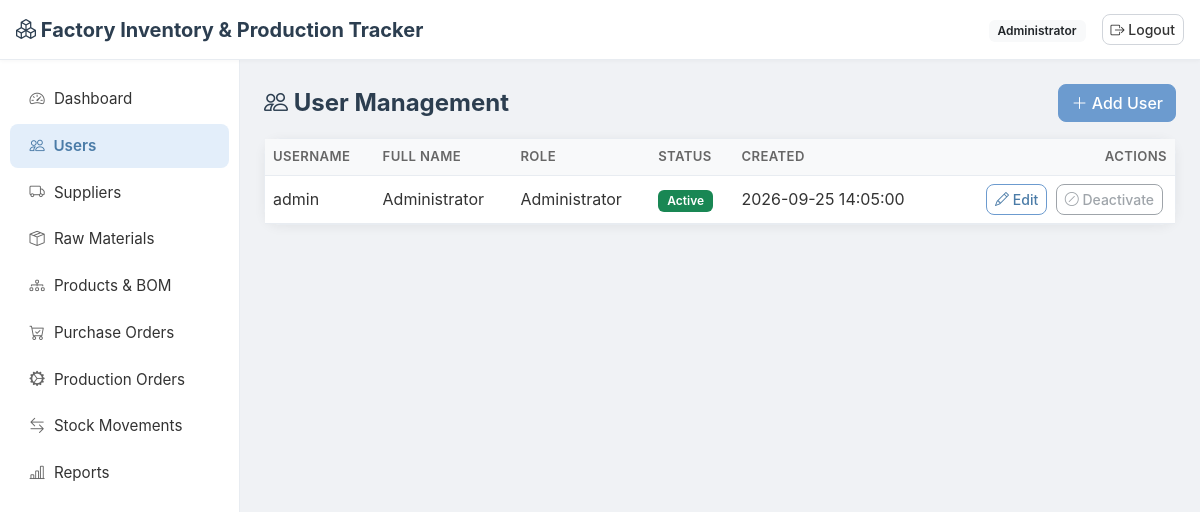
The app's page /modules/users/index.php (signed in) with its own data.
### tables this page shows
CREATE TABLE users (
    user_id INT AUTO_INCREMENT PRIMARY KEY,
    username VARCHAR(50) NOT NULL UNIQUE,
    password_hash VARCHAR(255) NOT NULL,
    full_name VARCHAR(100) NOT NULL,
    role_id INT NOT NULL,
    is_active TINYINT(1) DEFAULT 1,
    created_at DATETIME DEFAULT CURRENT_TIMESTAMP,
    FOREIGN KEY (role_id) REFERENCES roles(role_id)
);

CREATE TABLE roles (
    role_id INT AUTO_INCREMENT PRIMARY KEY,
    role_name VARCHAR(30) NOT NULL UNIQUE
);

### includes/auth.php (called while the page is built, shortened)
<?php
require_once __DIR__ . '/../config/database.php';
require_once __DIR__ . '/functions.php';
function current_user_id() {
    return $_SESSION['user_id'] ?? null;
}
function current_role() {
    return $_SESSION['role_name'] ?? null;
}

### includes/functions.php (called while the page is built, shortened)
<?php
function e($value) {
    return htmlspecialchars($value ?? '', ENT_QUOTES, 'UTF-8');
}
function status_badge_class($status) {
    $map = [
        'Pending'     => 'bg-secondary',
        'Ordered'     => 'bg-info text-dark',
        'Received'    => 'bg-success',
        'Cancelled'   => 'bg-danger',
        'Planned'     => 'bg-secondary',
        'In Progress' => 'bg-warning text-dark',
        'Completed'   => 'bg-success',
        'Active'      => 'bg-success',
        'Inactive'    => 'bg-secondary',
    ];
    return $map[$status] ?? 'bg-secondary';
}
function getAllUsers(PDO $pdo) {
    $stmt = $pdo->query(
        "SELECT u.user_id, u.username, u.full_name, u.is_active, u.created_at,
                r.role_id, r.role_name
         FROM users u
         JOIN roles r ON r.role_id = u.role_id
         ORDER BY u.created_at DESC, u.user_id DESC"
    );
    return $stmt->fetchAll();
}

### modules/users/index.php (the view, shortened to what this page needs)
<?php
require_once __DIR__ . '/../../includes/auth.php';
$users = getAllUsers($pdo);
$active_module = 'users';
require_once __DIR__ . '/../../includes/header.php';
?>
<div class="d-flex justify-content-between align-items-center mb-3">
    <h4 class="mb-0"><i class="bi bi-people"></i> User Management</h4>
    <a href="<?= BASE_URL ?>/modules/users/add.php" class="btn btn-primary">
        <i class="bi bi-plus-lg"></i> Add User
    </a>
</div>
<div class="card">
    <div class="card-body p-0">
        <div class="table-responsive">
            <table class="table table-striped table-bordered mb-0 align-middle">
                <thead class="table-light">
                    <tr>
                        <th>Username</th>
                        <th>Full Name</th>
                        <th>Role</th>
                        <th>Status</th>
                        <th>Created</th>
                        <th class="text-end">Actions</th>
                    </tr>
                </thead>
                <tbody>
                    <?php if (empty($users)): ?>
                        <tr><td colspan="6" class="text-center text-muted py-4">No users found.</td></tr>
                    <?php else: ?>
                        <?php foreach ($users as $u): ?>
                            <tr>
                                <td><?= e($u['username']) ?></td>
                                <td><?= e($u['full_name']) ?></td>
                                <td><?= e($u['role_name']) ?></td>
                                <td>
                                    <span class="badge <?= status_badge_class($u['is_active'] ? 'Active' : 'Inactive') ?>">
                                        <?= $u['is_active'] ? 'Active' : 'Inactive' ?>
                                    </span>
                                </td>
                                <td><?= e($u['created_at']) ?></td>
                                <td class="text-end table-actions">
                                    <a href="<?= BASE_URL ?>/modules/users/edit.php?user_id=<?= (int) $u['user_id'] ?>"
                                       class="btn btn-sm btn-outline-primary">
                                        <i class="bi bi-pencil"></i> Edit
                                    </a>
                                    <?php if ((int) $u['user_id'] === (int) current_user_id()): ?>
                                        <button type="button" class="btn btn-sm btn-outline-secondary" disabled
                                                title="You cannot deactivate your own account">
                                            <i class="bi bi-slash-circle"></i> Deactivate
                                        </button>
                                    <?php endif; ?>
                                </td>
                            </tr>
                        <?php endforeach; ?>
                    <?php endif; ?>
                </tbody>
            </table>
        </div>
    </div>
</div>
<?php require_once __DIR__ . '/../../includes/footer.php'; ?>

### includes/header.php (shortened to what this page needs)
<!DOCTYPE html>
<html lang="en">
<head>
    <link href="https://cdn.jsdelivr.net/npm/bootstrap@5.3.3/dist/css/bootstrap.min.css" rel="stylesheet">
    <link rel="stylesheet" href="https://cdn.jsdelivr.net/npm/bootstrap-icons@1.11.3/font/bootstrap-icons.css">
    <link rel="stylesheet" href="<?= BASE_URL ?>/assets/css/style.css">
</head>
<body>
<nav class="navbar navbar-dark app-navbar px-3">
    <span class="navbar-brand mb-0 h1">
        <i class="bi bi-boxes"></i> Factory Inventory &amp; Production Tracker
    </span>
    <div class="d-flex align-items-center text-white">
        <span class="me-3">
            <i class="bi bi-person-circle"></i>
            <span class="badge bg-light text-dark ms-1"><?= e(current_role()) ?></span>
        </span>
        <a href="<?= BASE_URL ?>/logout.php" class="btn btn-sm btn-outline-light">
            <i class="bi bi-box-arrow-right"></i> Logout
        </a>
    </div>
</nav>
<div class="app-wrapper d-flex">
    <?php require_once __DIR__ . '/sidebar.php'; ?>
    <main class="app-content flex-grow-1 p-4">

### includes/sidebar.php (shortened to what this page needs)
<?php
$role = current_role();
$menu = [
    ['Dashboard',          'dashboard',         '/modules/dashboard/index.php',         'bi-speedometer2',   ['Administrator', 'Inventory Manager', 'Production Manager']],
    ['Users',              'users',             '/modules/users/index.php',             'bi-people',         ['Administrator']],
    ['Suppliers',          'suppliers',         '/modules/suppliers/index.php',         'bi-truck',          ['Administrator', 'Inventory Manager']],
    ['Raw Materials',      'raw_materials',     '/modules/raw_materials/index.php',     'bi-box-seam',       ['Administrator', 'Inventory Manager', 'Production Manager']],
    ['Products & BOM',     'products',          '/modules/products/index.php',          'bi-diagram-3',      ['Administrator', 'Production Manager']],
    ['Purchase Orders',    'purchase_orders',   '/modules/purchase_orders/index.php',   'bi-cart-check',     ['Administrator', 'Inventory Manager']],
    ['Production Orders',  'production_orders', '/modules/production_orders/index.php', 'bi-gear-wide-connected', ['Administrator', 'Production Manager']],
    ['Stock Movements',    'stock_movements',   '/modules/stock_movements/index.php',   'bi-arrow-left-right', ['Administrator', 'Inventory Manager', 'Production Manager']],
    ['Reports',            'reports',           '/modules/reports/index.php',           'bi-bar-chart-line', ['Administrator', 'Inventory Manager', 'Production Manager']],
];
?>
<aside class="app-sidebar">
    <nav class="nav flex-column">
        <?php foreach ($menu as [$label, $key, $url, $icon, $roles_allowed]): ?>
            <?php if (in_array($role, $roles_allowed, true)): ?>
                <a class="nav-link sidebar-link <?= $active_module === $key ? 'active' : '' ?>"
                   href="<?= BASE_URL . $url ?>">
                    <i class="bi <?= $icon ?>"></i> <?= e($label) ?>
                </a>
            <?php endif; ?>
        <?php endforeach; ?>
    </nav>
</aside>

### includes/footer.php (shortened to what this page needs)
    </main>
</div>
</body>
</html>

### assets/css/style.css (style rules this page uses)
:root { --page-bg: #f0f2f5; --sidebar-bg: #ffffff; --card-bg: #ffffff; --input-bg: #ffffff; --border-light: #e8ecf1; --border-input: #d1d5db; --accent: #6c9bcf; --accent-hover: #5a8abf; --accent-tint: #e3eefa; --accent-tint-soft: #f0f7ff; --accent-text: #4a7ba7; --pastel-blue: #a8d5e2; --pastel-green: #a8e6cf; --pastel-yellow: #ffd3b4; --pastel-red: #ff8a8a; --btn-primary: #6c9bcf; --btn-primary-hover: #5a8abf; --btn-success: #7bc8a4; --btn-success-hover: #67b892; --btn-danger: #e88383; --btn-danger-hover: #dd6f6f; --btn-warning: #f5b878; --btn-warning-hover: #eda65c; --text-heading: #2c3e50; --text-body: #333333; --text-secondary: #666666; --text-muted-dk: #8a94a3; --low-stock-bg: #fff0f0; --row-alt: #fafbfc; --row-hover: #f0f7ff; --table-head-bg: #f8f9fa; --radius-card: 16px; --radius-btn: 8px; --radius-input: 8px; --shadow-card: 0 2px 12px rgba(0, 0, 0, 0.06); --shadow-card-hover: 0 6px 20px rgba(0, 0, 0, 0.09); --transition-fast: 0.2s ease; --transition-med: 0.25s ease; }
body { background-color: var(--page-bg); color: var(--text-body); font-family: -apple-system, BlinkMacSystemFont, "Segoe UI", Roboto, "Helvetica Neue", Arial, sans-serif; }
h1, h2, h3, h4, h5, h6 { color: var(--text-heading); font-weight: 700; }
a { color: var(--accent-text); text-decoration: none; }
.app-navbar { background-color: #ffffff; height: 60px; border-bottom: 1px solid var(--border-light); box-shadow: 0 1px 4px rgba(0, 0, 0, 0.04); }
.app-navbar .navbar-brand, .app-navbar .navbar-brand i { color: var(--text-heading); font-weight: 700; }
.app-wrapper { min-height: calc(100vh - 60px); }
.app-content { min-width: 0; padding: 1.5rem; animation: fadeSlideUp 0.35s ease both; }
.app-sidebar { width: 240px; min-width: 240px; background-color: var(--sidebar-bg); min-height: calc(100vh - 60px); padding-top: 1rem; border-right: 1px solid var(--border-light); }
.sidebar-link { color: var(--text-body) !important; padding: 0.65rem 1.25rem; font-size: 0.95rem; border-radius: var(--radius-btn); margin: 0.1rem 0.6rem; border-left: none; transition: background-color var(--transition-fast), color var(--transition-fast); }
.sidebar-link i { width: 20px; display: inline-block; color: var(--text-secondary); }
.sidebar-link.active { background-color: var(--accent-tint); color: var(--accent-text) !important; font-weight: 600; }
.sidebar-link.active i { color: var(--accent-text); }
.card { background-color: var(--card-bg); color: var(--text-body); border: 1px solid var(--border-light); border-radius: var(--radius-card); box-shadow: var(--shadow-card); transition: box-shadow var(--transition-med), transform var(--transition-med); }
.card-body, .card-footer { color: var(--text-body); background: transparent; }
.btn { border-radius: var(--radius-btn); font-weight: 500; transition: background-color var(--transition-fast), box-shadow var(--transition-fast), transform var(--transition-fast); }
.btn-primary { background-color: var(--btn-primary); border-color: var(--btn-primary); color: #ffffff; }
.btn-outline-light { color: var(--text-body); border-color: var(--border-input); background-color: #ffffff; }
.btn-outline-primary, .btn-outline-info { color: var(--accent-text); border-color: var(--accent); background-color: transparent; }
.btn-outline-secondary { color: var(--text-secondary); border-color: var(--border-input); }
.table { --bs-table-bg: #ffffff; --bs-table-color: var(--text-body); --bs-table-border-color: var(--border-light); --bs-table-striped-bg: var(--row-alt); --bs-table-striped-color: var(--text-body); --bs-table-hover-bg: var(--row-hover); --bs-table-hover-color: var(--text-heading); color: var(--text-body); border-collapse: separate; border-spacing: 0; }
.table thead th { background-color: var(--table-head-bg); color: var(--text-secondary); font-weight: 600; font-size: 0.82rem; text-transform: uppercase; letter-spacing: 0.03em; border-bottom: 1px solid var(--border-light); border-top: none; }
.table > :not(caption) > * > * { border-width: 0 0 1px 0; box-shadow: none; }
.table tbody tr { transition: background-color var(--transition-fast); }
.table-actions a, .table-actions button { margin-right: 0.25rem; }
.badge { border-radius: 6px; font-weight: 600; padding: 0.4em 0.75em; }

### records on screen
users: username "admin", full_name "Administrator", role.role_name "Administrator", is_active "Active", created_at "2026-09-25 14:05:00", shows "Deactivate"

### other values on screen
current_role() "Administrator"
$label "Dashboard"
$label "Users"
$label "Suppliers"
$label "Raw Materials"
$label "Products & BOM"
$label "Purchase Orders"
$label "Production Orders"
$label "Stock Movements"
$label "Reports"
